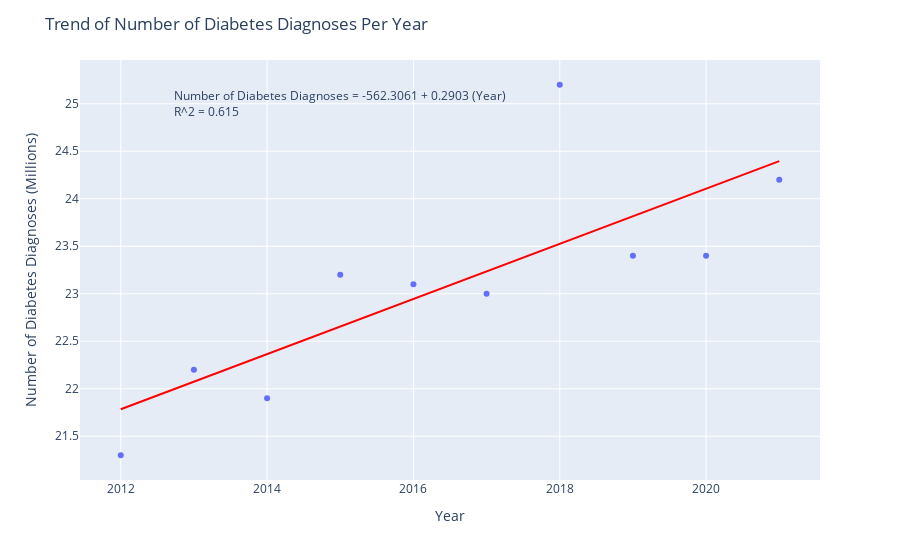

The cell this chart's notebook holds for it:
### Code cell
#Making a single plot of Diabetes Diagnoses vs. Year
#Using the same exact method as the Income vs. Year plot
fig2 = px.scatter (x = df["Year"], y = df["Diagnoses in Millions"], trendline = "ols", trendline_color_override = "red")

fig2.update_layout(
    title_text = "Trend of Number of Diabetes Diagnoses Per Year")

fig2.update_xaxes(title_text = "Year")

fig2.update_yaxes (title_text = "Number of Diabetes Diagnoses (Millions)")

model = px.get_trendline_results(fig2)
results = model.iloc[0]["px_fit_results"]
alpha = results.params[0]
beta = results.params[1]
r_squared = results.rsquared

line1 = 'Number of Diabetes Diagnoses = ' + str(round(alpha, 4)) + ' + ' + str(round(beta,4)) + ' (Year)'
line2 = 'R^2 = ' + str(round(r_squared, 3))
summary = line1 + '<br>' + line2

fig2.add_annotation(
    x = 2015,
    y = 25,
    xref = "x",
    yref = "y",
    text = summary,
    showarrow = False,
    align = "left",
    borderwidth = 2,
    borderpad = 4)

fig2.show()

### Figure 1 — Plotly figure (JSON) as saved in the notebook; plotly's stock layout.template omitted (floating-point values rounded to 4 significant figures)
{"data": [{"hovertemplate": "x=%{x}<br>y=%{y}<extra></extra>", "legendgroup": "", "marker": {"color": "#636efa", "symbol": "circle"}, "mode": "markers", "name": "", "orientation": "v", "showlegend": false, "type": "scatter", "x": [2012, 2013, 2014, 2015, 2016, 2017, 2018, 2019, 2020, 2021], "xaxis": "x", "y": [21.3, 22.2, 21.9, 23.2, 23.1, 23, 25.2, 23.4, 23.4, 24.2], "yaxis": "y"}, {"hovertemplate": "<b>OLS trendline</b><br>y = 0.290303 * x + -562.306<br>R<sup>2</sup>=0.614799<br><br>x=%{x}<br>y=%{y} <b>(trend)</b><extra></extra>", "legendgroup": "", "line": {"color": "red"}, "marker": {"color": "#636efa", "symbol": "circle"}, "mode": "lines", "name": "", "showlegend": false, "type": "scatter", "x": [2012, 2013, 2014, 2015, 2016, 2017, 2018, 2019, 2020, 2021], "xaxis": "x", "y": [21.78, 22.07, 22.36, 22.65, 22.94, 23.24, 23.53, 23.82, 24.11, 24.4], "yaxis": "y"}], "layout": {"annotations": [{"align": "left", "borderpad": 4, "borderwidth": 2, "showarrow": false, "text": "Number of Diabetes Diagnoses = -562.3061 + 0.2903 (Year)<br>R^2 = 0.615", "x": 2015, "xref": "x", "y": 25, "yref": "y"}], "legend": {"tracegroupgap": 0}, "margin": {"t": 60}, "title": {"text": "Trend of Number of Diabetes Diagnoses Per Year"}, "xaxis": {"anchor": "y", "domain": [0, 1], "title": {"text": "Year"}}, "yaxis": {"anchor": "x", "domain": [0, 1], "title": {"text": "Number of Diabetes Diagnoses (Millions)"}}}}
